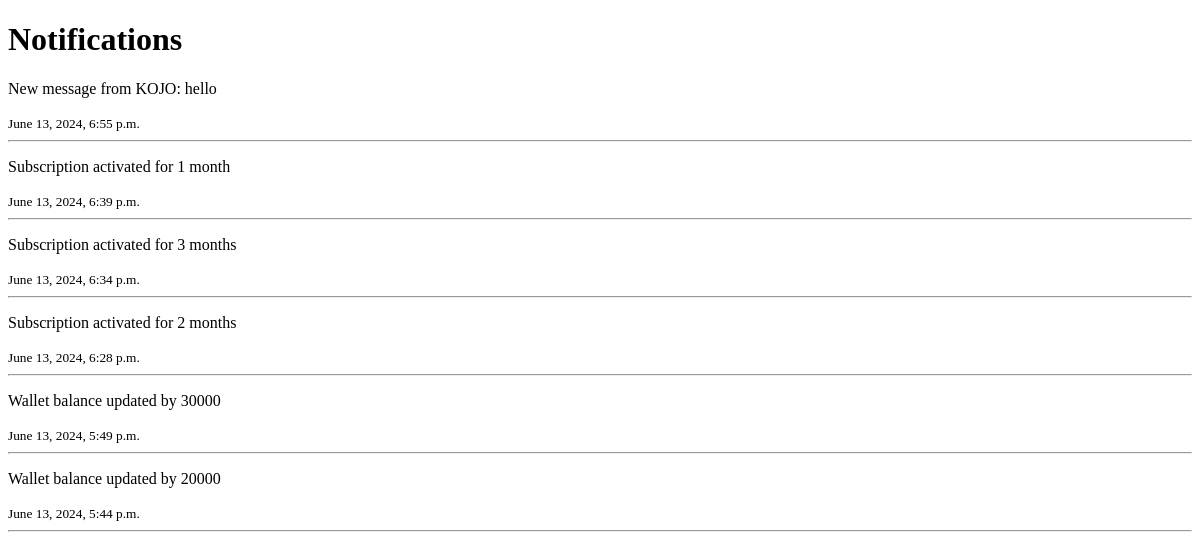
Page /notifications/ (signed in) on the earlier database version.
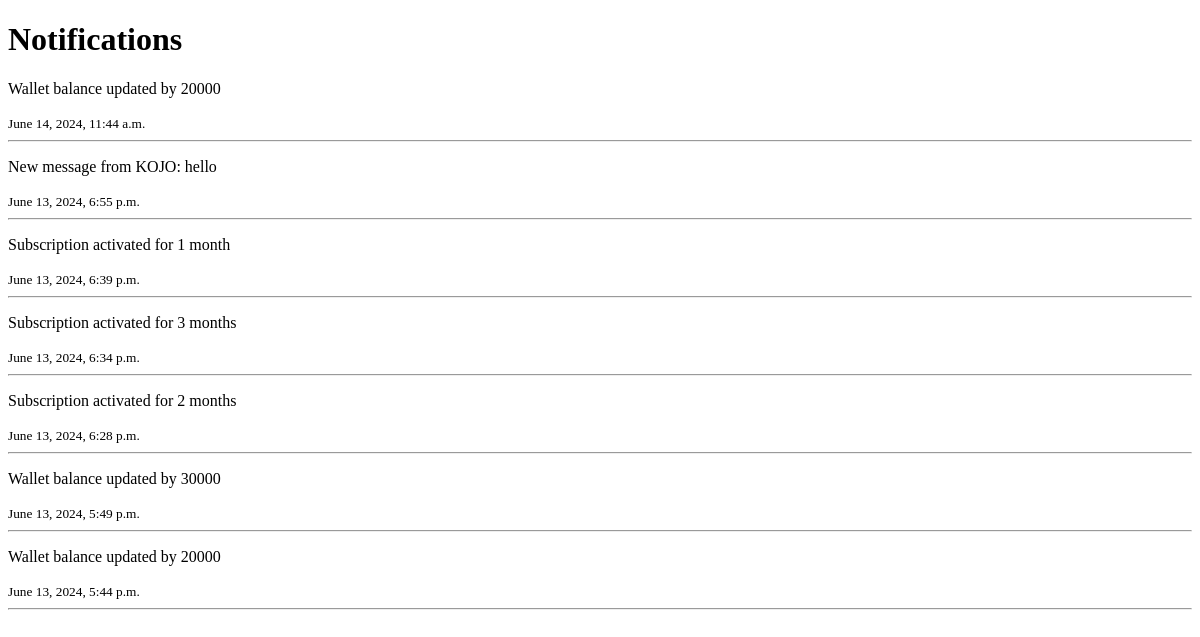
Same page on the later database version.
### ojm_core/models.py (models this page shows, shortened)
class Notification(models.Model):
    TYPE_CHOICES = [
        ('payment', 'Payment'),
        ('account', 'Account'),
        ('chat', 'Chat'),
    ]
    user = models.ForeignKey(User, on_delete=models.CASCADE)
    message = models.TextField()
    notification_type = models.CharField(max_length=20, choices=TYPE_CHOICES)
    created_at = models.DateTimeField(auto_now_add=True)
    read = models.BooleanField(default=False)
    class Meta:
        ordering = ('-created_at',)

### ojm_core/views.py (the view)
# urls.py: path('notifications/', views.get_notifications, name='notifications'),
@login_required
def get_notifications(request):
    user = request.user
    notifications = Notification.objects.filter(user=user)
    count = Notification.objects.filter(user=user).count()
    notifications.update(read=True)
    context = {
        'notifications': notifications,
        'count':count
    }
    return render(request, 'notifications.html', context)

### templates/notifications.html (shortened to what this page needs)
<!DOCTYPE html>
<html lang="en">
<head>
</head>
<body>
    <h1>Notifications</h1>
    <div id="notification-area">
        {% if notifications %}
        {% for notification in notifications %}
        <p>{{ notification.message }}</p>
        <small>{{notification.created_at}}</small>
        <hr>
        {% endfor %}
        {% else %}
        <p>No Notifications</p>
        {% endif %}
    </div>
</body>
</html>

Differences in the rows shown:
added Notification: message "Wallet balance updated by 20000", created_at "June 14, 2024, 11:44 a.m."
